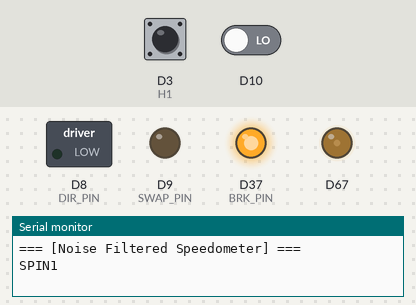
Bench run of a sketch on a simulated Arduino Due. Parts: switched loads named in the sketch (green lamp = pin HIGH), output pins drawn as LEDs (lit = HIGH), the last lines printed to the serial monitor. The test bench sets the inputs (shaded band); at power-on: D3 (H1) HIGH, D10 LOW.

Above: at 0.6 s.
At 2.6 s:
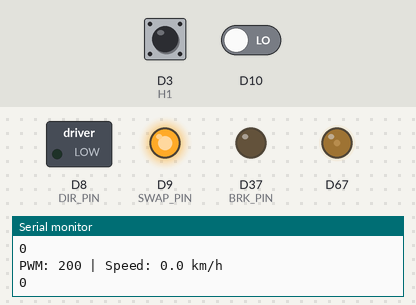
At 7.6 s:
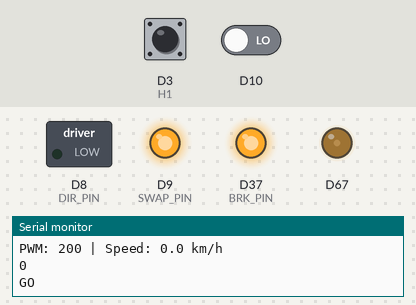
At 16.6 s:
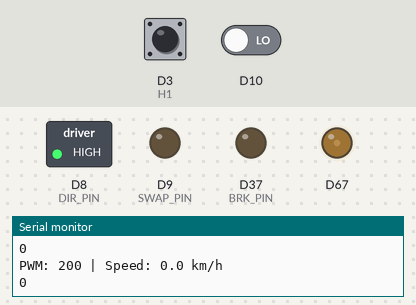
At 21.6 s:
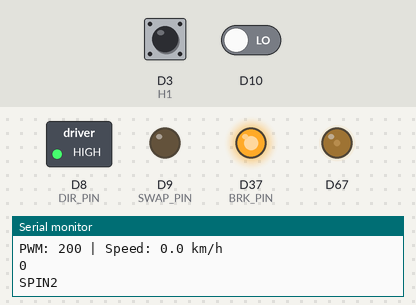
At 37.6 s:
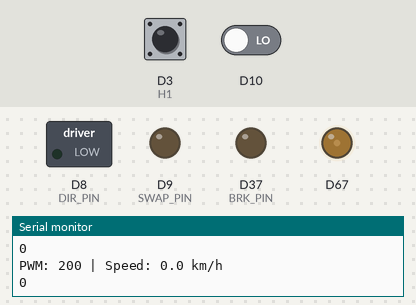
Timing chart, 0 to 39.1 s (numbered marks = the images above):
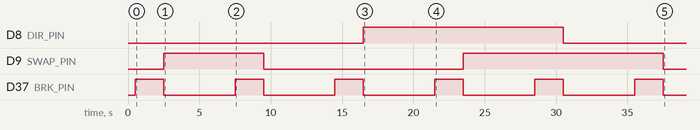

The sketch:

motor_test_v1.ino
```cpp
#include <Scheduler.h>

const int SPD_PIN = DAC1;   // AOUT: 모터 회전 속도(0-255)
const int BRK_PIN = 37;     // DOUT: 모터 브레이크 신호(LOW: 모터 작동 | HIGH: 모터 정지)
const int DIR_PIN = 8;      // DOUT: 모터 회전 방향(LOW: 전진 | HIGH: 후진)
const int SWAP_PIN = 9;     // DOUT: 좌우회전(LOW: 전진 | HIGH: 회전)

const int MIN_VAL = 200; // 정지 전압
const float PULSES_PER_REV = 87.0;
const float WHEEL_DIAMETER_M = 0.1397;
const float WHEEL_CIRCUM = WHEEL_DIAMETER_M * 3.14159;

// [중요] 노이즈를 줄이기 위해 센서 1개만 씁니다. (H1만 사용)
const int H1 = 3;

volatile long hallCount = 0;
volatile int targetSpeed = MIN_VAL;
volatile int targetDir = 1;

unsigned long lastTime = 0;
long lastHallCount = 0;

void setup() {
  Serial.begin(9600);
  Serial.setTimeout(10);
  analogWriteResolution(10);

  pinMode(SPD_PIN, OUTPUT);
  pinMode(BRK_PIN, OUTPUT);
  pinMode(DIR_PIN, OUTPUT);

  // [수정 1] 3, 4, 5번 중 3번 하나만 씁니다.
  pinMode(H1, INPUT_PULLUP);

  // [수정 2] CHANGE(오르락내리락) 말고 RISING(올라갈 때)만 체크 -> 노이즈 절반 감소
  attachInterrupt(digitalPinToInterrupt(H1), countHall, RISING);

  analogWrite(SPD_PIN, MIN_VAL);
  delay(500);

  Serial.println("=== [Noise Filtered Speedometer] ===");
  Scheduler.startLoop(loopMotor);
}

void loop() {
  if (Serial.available() > 0) {
    String input = Serial.readStringUntil('\n');
    input.trim();
    if (input.length() == 0) return;
    input.toUpperCase();

    if (input == "STOP") targetSpeed = MIN_VAL;
    else if (input.startsWith("L") && !input.startsWith("LD")) {
      int val = input.substring(1).toInt();
      if (val < MIN_VAL) val = MIN_VAL;
      targetSpeed = constrain(val, 0, 1023);
    }
  }

  // 1초마다 속도 계산
  if (millis() - lastTime > 1000) {
    unsigned long currentTime = millis();
    long currentCount = hallCount;
    long pulsesPerSec = (currentCount - lastHallCount);

    // RISING만 체크하므로 펄스 수 기준을 절반(또는 측정값)으로 보정해야 할 수 있음
    // 일단 기존 로직대로 계산
    float rpm = (pulsesPerSec * 60.0) / PULSES_PER_REV;
    float kmh = (rpm * WHEEL_CIRCUM * 60.0) / 1000.0;

    Serial.print("PWM: "); Serial.print(targetSpeed);
    Serial.print(" | Speed: "); Serial.print(kmh, 1);
    Serial.println(" km/h");
    Serial.println(digitalRead(10));

    lastTime = currentTime;
    lastHallCount = currentCount;
  }
  yield();
}

void loopMotor() {
  analogWrite(SPD_PIN, targetSpeed);
  pinMode(DIR_PIN, OUTPUT);
  pinMode(BRK_PIN, OUTPUT);
  pinMode(SWAP_PIN, OUTPUT);

  Serial.println("SPIN1");
  digitalWrite(BRK_PIN, HIGH);
  delay(2000);
  digitalWrite(SWAP_PIN, HIGH);
  digitalWrite(DIR_PIN, LOW);
  digitalWrite(BRK_PIN, LOW);
  delay(5000);

  Serial.println("GO");
  digitalWrite(BRK_PIN, HIGH);
  delay(2000);
  digitalWrite(SWAP_PIN, LOW);
  digitalWrite(DIR_PIN, LOW);
  digitalWrite(BRK_PIN, LOW);
  delay(5000);

  Serial.println("BACK");
  digitalWrite(BRK_PIN, HIGH);
  delay(2000);
  digitalWrite(SWAP_PIN, LOW);
  digitalWrite(DIR_PIN, HIGH);
  digitalWrite(BRK_PIN, LOW);
  delay(5000);

  Serial.println("SPIN2");
  digitalWrite(BRK_PIN, HIGH);
  delay(2000);
  digitalWrite(SWAP_PIN, HIGH);
  digitalWrite(DIR_PIN, HIGH);
  digitalWrite(BRK_PIN, LOW);
  delay(5000);

  yield();
}

// =================================================
// [핵심 수정] 소프트웨어 노이즈 필터 (Debounce)
// =================================================
void countHall() {
  // static 변수는 함수가 끝나도 값을 기억합니다.
  static unsigned long last_micros = 0;
  unsigned long current_micros = micros();

  // [필터 설정]
  // 600 마이크로초(0.0006초) 이내에 다시 들어온 신호는 무조건 노이즈로 간주하고 무시함.
  // 이 값(600)을 조절해서 노이즈를 잡습니다.
  if (current_micros - last_micros > 600) {
    hallCount++;
    last_micros = current_micros;
  }
}

void spin_forward(int delay_sec) {
  digitalWrite(DIR_PIN, LOW);
  delay(delay_sec * 1000);
}

void spin_back_and_forth(int delay_sec) {
  digitalWrite(DIR_PIN, LOW);
  analogWrite(SPD_PIN, 200);
  Serial.println("GO");
  delay(delay_sec * 1000);

  digitalWrite(DIR_PIN, HIGH);
  analogWrite(SPD_PIN, 200);
  Serial.println("BACK");
  delay(delay_sec * 1000);
}

// 회전은 모터 드라이버 2개 필요함. PIN 변수도 따로 선언하기 바람.
void turn_left() {

}
```

Measured:
- by itself, D8 (DIR_PIN): LOW → HIGH at 16.5 s, → LOW 14.0 s later
- by itself, D9 (SWAP_PIN): LOW → HIGH at 2.5 s, → LOW 7.0 s later, → HIGH 14.0 s later, → LOW 14.0 s later
- by itself, D37 (BRK_PIN): alternates HIGH for 2.0 s and LOW for 5.0 s
